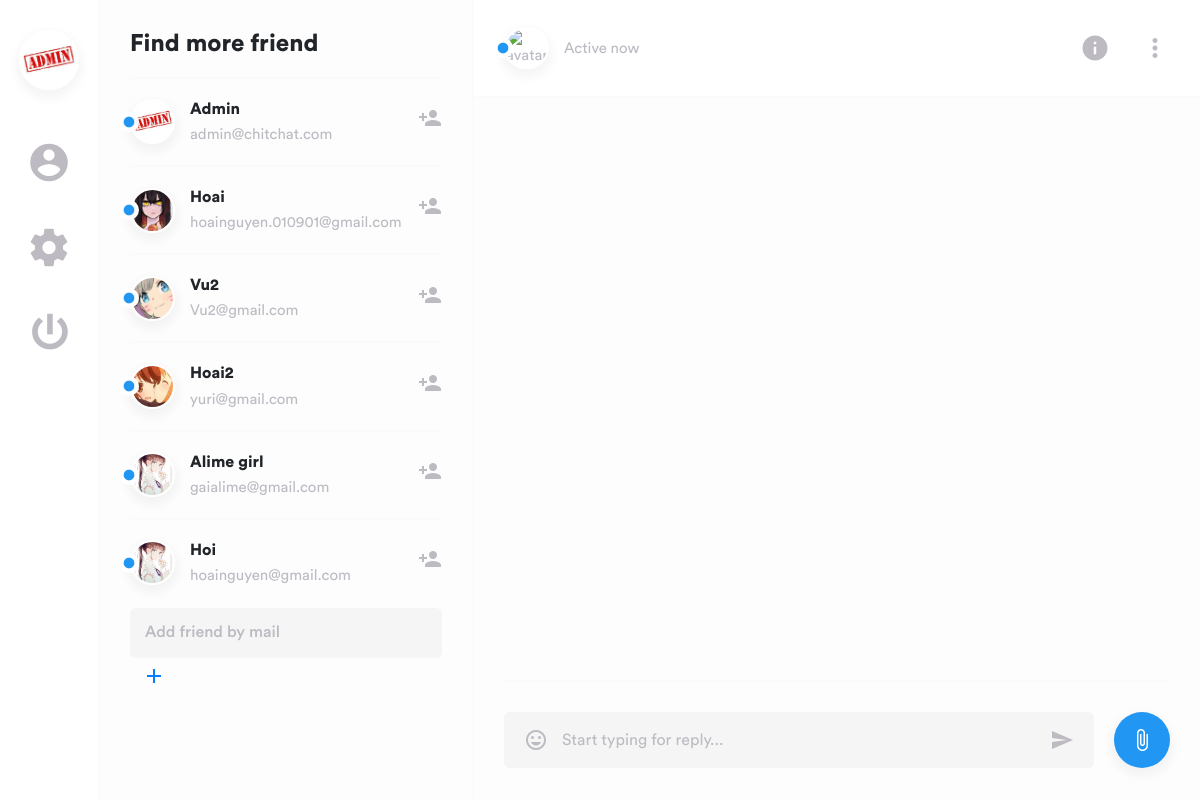
The app's page /friendadd.php (signed in) with its own data.
### tables this page shows
CREATE TABLE `user` (
  `no` int(4) NOT NULL,
  `name` varchar(50) NOT NULL,
  `mail` varchar(50) NOT NULL,
  `pass` varchar(50) NOT NULL,
  `avatar` varchar(50) NOT NULL,
  `online` varchar(50) NOT NULL,
  `diachi` varchar(50) NOT NULL
);

### class/user.php (called while the page is built, shortened)
<?php
class user
{
	function getAllUser()
	{
		$conn = new mysqli("localhost","root","","nhantin");
		$result = $conn->query("SELECT * FROM user");
    	if ($result->num_rows > 0)
        	return $result;
    	else return false;
	}
}
?>

### friendadd.php (the view, shortened to what this page needs)
<?php
include("class/user.php");
?>
<!DOCTYPE html>
<html lang="en">
<head>
		<link href="dist/css/lib/bootstrap.min.css" type="text/css" rel="stylesheet">
		<link href="dist/css/swipe.min.css" type="text/css" rel="stylesheet">
	</head>
	<body>
		<main>
			<div class="layout">
				<div class="navigation">
					<div class="container">
						<div class="inside">
							<div class="nav nav-tab menu">
								<button class="btn"><img class="avatar-xl" src="<?php echo$_SESSION['avt'];?>" alt="avatar"></button>
								<a href="#members" data-toggle="tab"><i class="material-icons">account_circle</i></a>
								<a href="home3.php" data-toggle="tab"><i class="material-icons">settings</i></a>
								<a href="index.php" class="btn power"><i class="material-icons">power_settings_new</i></a>
							</div>
						</div>
					</div>
				</div>
				<div class="sidebar" id="sidebar">
					<div class="container">
						<div class="col-md-12">
							<div class="tab-content">
								<?php
								$user= new user;
								$friend= $user->getAllUser($_SESSION['mail']);
								?>
								<div class="tab-pane fade show active" id="members">
									<div class="contacts">
										<h1>Find more friend</h1>
										<div class="list-group" id="contacts" role="tablist">
										<?php
										while($row = $friend->fetch_assoc()) {
												$namefr=$row['name'];
												$mailfr=$row['mail'];
												$avtfr=$row['avatar'];
												?>
												<a href="home.php?friendmail=<?php echo $mailfr?>&friendname=<?php echo $namefr?>&friendavt=<?php echo $avtfr?>" class="filterMembers all online contact" data-toggle="list">
												<img class="avatar-md" src="<?php echo $avtfr?>" data-toggle="tooltip" data-placement="top" title="<?php echo $namefr?>" alt="avatar">
												<div class="status">
													<i class="material-icons online">fiber_manual_record</i>
												</div>
												<div class="data">
													<h5><?php echo $namefr?></h5>
													<p><?php echo $mailfr?></p>
												</div>
												<div class="person-add">
													<i class="material-icons">person_add</i>
												</div>
											</a>
											<?php } ?>
										</div>
										<form class="form-inline position-relative">
											<input type="search" class="form-control" id="people" placeholder="Add friend by mail">
											<button type="button" class="btn btn-link loop "><i class="material-icons">add</i></button>
										</form>
									</div>
								</div>
							</div>
						</div>
					</div>
				</div>
				<div class="main">
					<div class="tab-content" id="nav-tabContent">
						<div class="babble tab-pane fade active show" id="list-chat" role="tabpanel" aria-labelledby="list-chat-list">
							<div class="chat" id="chat1">
								<div class="top">
									<div class="container">
										<div class="col-md-12">
											<div class="inside">
												<a href="#"><img class="avatar-md" src="<?php echo $_SESSION['avtfr']?>" data-toggle="tooltip" data-placement="top" title="<?php echo $_SESSION['namefr']?>" alt="avatar"></a>
												<div class="status">
													<i class="material-icons online">fiber_manual_record</i>
												</div>
												<div class="data">
													<span>Active now</span>
												</div>
												<button class="btn d-md-block d-none"><i class="material-icons md-30">info</i></button>
												<div class="dropdown">
													<button class="btn" data-toggle="dropdown" aria-haspopup="true" aria-expanded="false"><i class="material-icons md-30">more_vert</i></button>
												</div>
											</div>
										</div>
									</div>
								</div>
								<div class="content" id="content">
								</div>
								<div class="container">
									<div class="col-md-12">
										<div class="bottom">
											<form class="position-relative w-100" action="sendmail.php" method="post">
												<textarea class="form-control" name="sendtext" placeholder="Start typing for reply..." rows="1"></textarea>
												<button class="btn emoticons"><i class="material-icons">insert_emoticon</i></button>
												<button type="submit" class="btn send"><i class="material-icons">send</i></button>
											</form>
											<label>
												<span class="btn attach d-sm-block d-none"><i class="material-icons">attach_file</i></span>
											</label>
										</div>
									</div>
								</div>
							</div>
						</div>
						</div>
					</div>
				</div>
		</main>
	</body>
</html>

### records on screen
user: avatar+name (picture), name "Admin", mail "admin@chitchat.com"
user: avatar+name (picture), name "Hoai", mail "hoainguyen.010901@gmail.com"
user: avatar (picture), name "Vu2", mail "Vu2@gmail.com"
user: avatar+name (picture), name "Hoai2", mail "yuri@gmail.com"
user: avatar+name (picture), name "Alime girl", mail "gaialime@gmail.com"
user: avatar (picture), name "Hoi", mail "hoainguyen@gmail.com"
